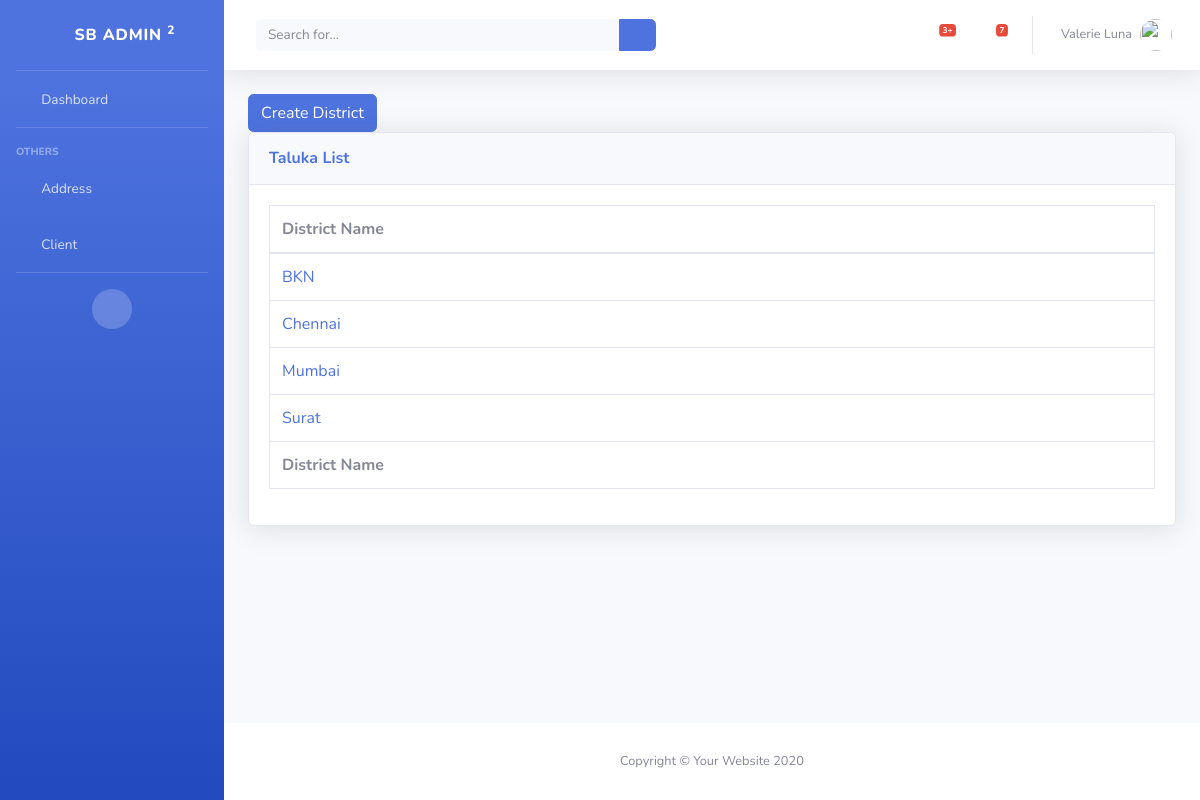
The app's page /loan/list-district with its own data.
### loan/models.py (models this page shows, shortened)
class District(models.Model):
    name = models.CharField(max_length=255)
    class Meta:
        ordering = ['name']

### loan/views/address.py (the view)
class DistrictListView(ListView):
    model = models.District

### loan/templates/loan/district_list.html
{% extends "base_template.html" %}
{% block content %}
    <a href="{% url 'loan:create-district' %}" class="btn btn-primary">Create District</a>
    <div class="card shadow mb-4">
        <div class="card-header py-3">
            <h6 class="m-0 font-weight-bold text-primary">Taluka List</h6>
        </div>
        <div class="card-body">
            <div class="table-responsive">
                <table class="table table-bordered" id="dataTable" width="100%" cellspacing="0">
                    <thead>
                    <tr>
                        <th>District Name</th>
                    </tr>
                    </thead>
                    <tfoot>
                    <tr>
                        <th>District Name</th>
                    </tr>
                    </tfoot>
                    <tbody>
                    {% for district in district_list %}
                        <tr>
                            <td><a href="{% url 'loan:update-district' pk=district.id %}" >{{ district.name }}</a></td>
                        </tr>
                    {% endfor %}
                    </tbody>
                </table>
            </div>
        </div>
    </div>
{% endblock %}

### records on screen
District: name "BKN"
District: name "Chennai"
District: name "Mumbai"
District: name "Surat"
